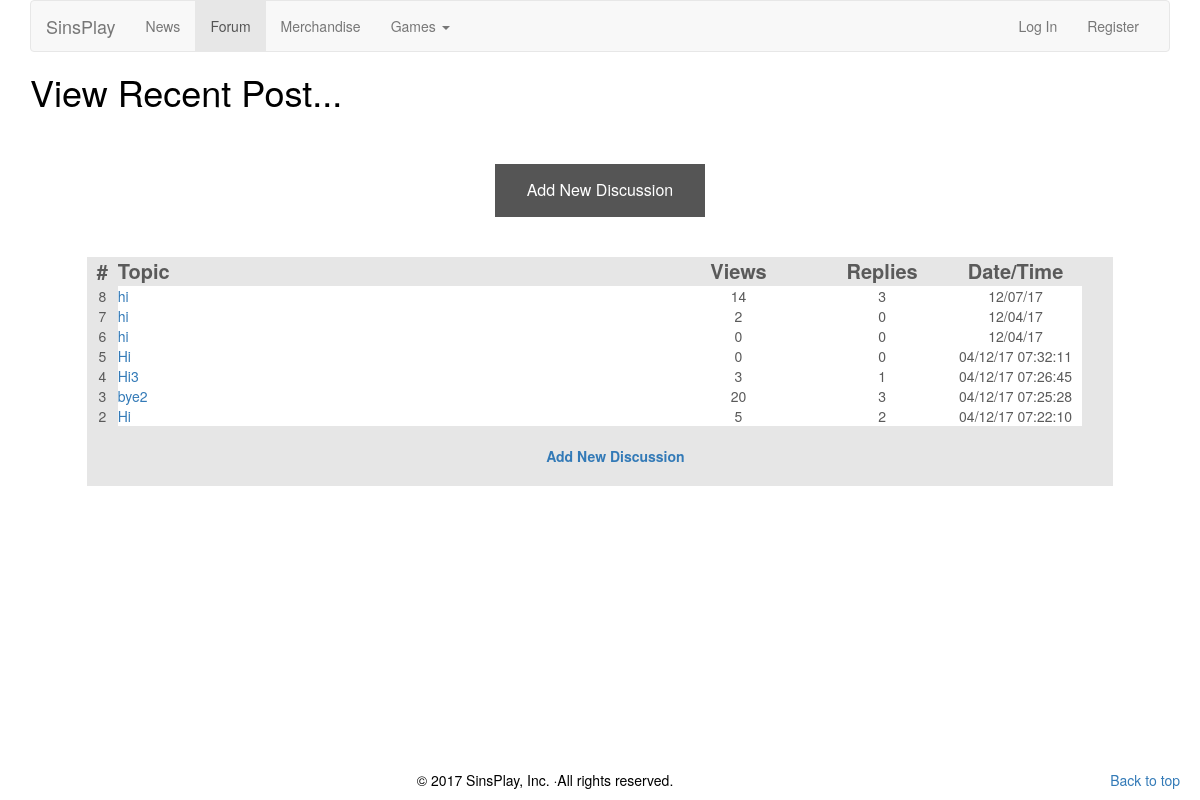
The page /Forum/main_forum.php on the database its author committed.
### tables this page shows
CREATE TABLE IF NOT EXISTS `fquestions` (
  `id` int(4) NOT NULL AUTO_INCREMENT,
  `topic` varchar(255) NOT NULL DEFAULT '',
  `detail` longtext NOT NULL,
  `name` varchar(65) NOT NULL DEFAULT '',
  `email` varchar(65) NOT NULL DEFAULT '',
  `datetime` varchar(25) NOT NULL DEFAULT '',
  `view` int(4) NOT NULL DEFAULT '0',
  `reply` int(4) NOT NULL DEFAULT '0',
  PRIMARY KEY (`id`)
);

### Forum/main_forum.php (the view, shortened to what this page needs)
<?php
$host="localhost";
$username="dmh34158";
$password="Pokemon15!";
$db_name="sinsplayforum";
$tbl_name="fquestions";
$conn = new mysqli($host, $username, $password, $db_name);
$sql="SELECT * FROM $tbl_name ORDER BY id DESC";
$result=$conn->query($sql);
?>
<!DOCTYPE html>
<html lang="en">
  <head>
    <link href="../css/bootstrap.min.css" rel="stylesheet">
    <link href="../css/style.css" rel="stylesheet">
    <link href="../css/carousel.css" rel="stylesheet">
  </head>
	  <body>
		<div class="container">
		  <nav class="navbar navbar-default">
			<div class="container-fluid">
			  <div class="navbar-header">
				<a class="navbar-brand" href="../index.html">SinsPlay</a>
			  </div>
			  <div id="navbar" class="navbar-collapse collapse">
				<ul class="nav navbar-nav">
				  <li><a href="../index.html">News</a></li>
				  <li class="active"><a href="main_forum.php">Forum</a></li>
				  <li><a href="../shop.html">Merchandise</a></li>
				  <li class="dropdown">
					<a href="../games.html" class="dropdown-toggle" data-toggle="dropdown" role="button" aria-haspopup="true" aria-expanded="false">Games <span class="caret"></span></a>
				  </li>
				</ul>
				<ul class="nav navbar-nav navbar-right">
				  <li><a href="../Login/index.php">Log In</a></li>
				  <li><a href="../Login/register.php">Register</a></li>
				</ul>
			  </div>
			</div>
		  </nav>
		  <div class ="blog"><h1>View Recent Post...</h1><br>
		  </div>
			<form action="index.php" align="center">
			    <input type="submit" class="butt" value="Add New Discussion"/>
			</form><br><br>
			<div class="for-table">
			<table width="90%" border="0" align="center" cellpadding="3" cellspacing="1" bgcolor="#CCCCCC">
				<tr class="pos">
					<td width="3%" align="center" bgcolor="#E6E6E6"><strong>#</strong></td>
					<td width="53%" align="left" bgcolor="#E6E6E6"><strong>  Topic</strong></td>
					<td width="15%" align="center" bgcolor="#E6E6E6"><strong>Views</strong></td>
					<td width="13%" align="center" bgcolor="#E6E6E6"><strong>Replies</strong></td>
					<td width="13%" align="center" bgcolor="#E6E6E6"><strong>Date/Time</strong></td>
					<td width="3%" align="center" bgcolor="#E6E6E6"></td>
				</tr>
				<?php
				while($rows = $result->fetch_array()){
				?>
					<tr>
						<td bgcolor="#E6E6E6" align="center"><?php echo $rows['id']; ?></td>
						<td bgcolor="#FFFFFF"><a href="view_topic.php?id=<?php echo $rows['id']; ?>"><?php echo $rows['topic']; ?></a><BR></td>
						<td align="center" bgcolor="#FFFFFF"><?php echo $rows['view']; ?></td>
						<td align="center" bgcolor="#FFFFFF"><?php echo $rows['reply']; ?></td>
						<td align="center" bgcolor="#FFFFFF"><?php echo $rows['datetime']; ?></td>
						<td align="center" bgcolor="#E6E6E6"></td>
					</tr>
				<?php
				}
				?>
				<tr>
					<td width="3%" align="center" bgcolor="#E6E6E6"></td>
					<td colspan="5" align="center" bgcolor="#E6E6E6"><a href="index.php"><strong><br>Add New Discussion</strong></a><br><br></td>
				</tr>
				</table>
			</div>
		      <footer>
		        <p class="pull-right"><a href="#">Back to top</a></p>
		        <p>&copy; 2017 SinsPlay, Inc. &middot;All rights reserved.</p>
		      </footer>
	</body>
</html>

### css/style.css (style rules this page uses)
footer { position: fixed; left: 0; bottom: 0; text-align:center; width: 100%; background-color: white; color: black; margin: 0 0 0 -20px; }
.blog { font-size: 30px; padding-top:5x; color:black; }
.pos { font-size:20px; }
.butt { background-color: #555555; border: none; color: white; padding: 15px 32px; text-align: center; text-decoration: none; display: inline-block; font-size: 16px; }

### css/carousel.css (style rules this page uses)
body { padding-bottom: 40px; color: #5a5a5a; }

### rows shown on the page
fquestions: id "8", topic "hi", view "14", reply "3", datetime "12/07/17"
fquestions: id "7", topic "hi", view "2", reply "0", datetime "12/04/17"
fquestions: id "6", topic "hi", view "0", reply "0", datetime "12/04/17"
fquestions: id "5", topic "Hi", view "0", reply "0", datetime "04/12/17 07:32:11"
fquestions: id "4", topic "Hi3", view "3", reply "1", datetime "04/12/17 07:26:45"
fquestions: id "3", topic "bye2", view "20", reply "3", datetime "04/12/17 07:25:28"
fquestions: id "2", topic "Hi", view "5", reply "2", datetime "04/12/17 07:22:10"
